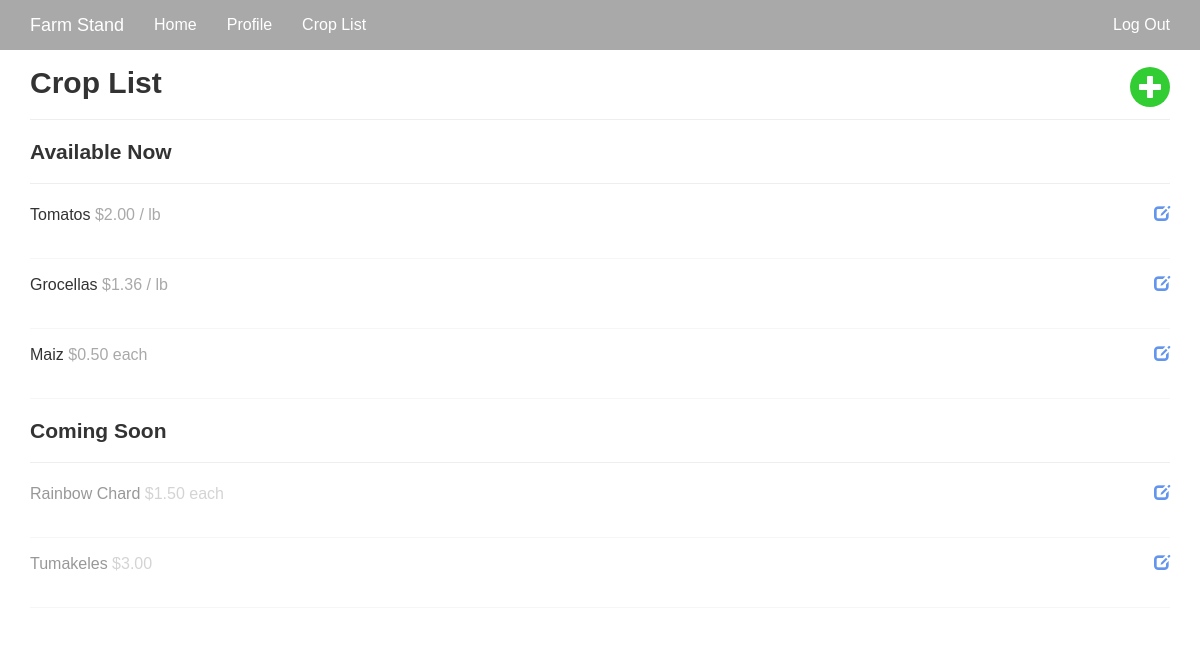
Page /crop-list/3 (signed in) on the earlier database version.
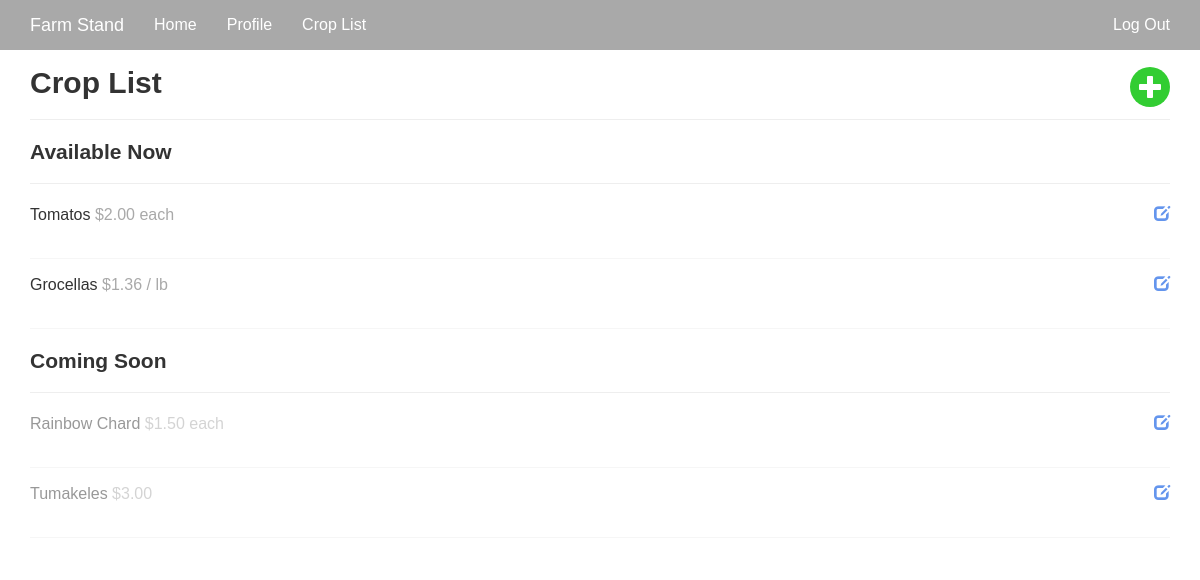
Same page on the later database version.
### app/models.py (models this page shows, shortened)
class Product(db.Model):
    __tablename__ = 'product'
    id = db.Column(db.Integer, primary_key=True)
    name = db.Column(db.String(64))
    available = db.Column(db.Boolean)
    price = db.Column(db.String(12))
    starts = db.Column(db.String(64))
    ends = db.Column(db.String(64))
    farmer_id = db.Column(db.Integer, db.ForeignKey('users.id'))

### app/main/views.py (the view)
@main.route('/crop-list/<int:id>', methods=['GET', 'POST'])
@login_required
def crop_list(id):
    products = Product.query.filter_by(farmer_id = id).all()
    return render_template('crop_list.html', products=products)

### app/auth/views.py (called while the page is built)
@auth.before_app_request
def before_request():
    if current_user.is_authenticated():
        current_user.ping()
        if current_user.is_authenticated() and not current_user.confirmed and request.endpoint[:5] != 'auth.':
            return redirect(url_for('auth.unconfirmed'))

### app/main/__init__.py (called while the page is built)
@main.app_context_processor
def inject_permissions():
    return dict(Permission=Permission)

### app/models.py (called while the page is built)
@login_manager.user_loader
def load_user(user_id):
    return User.query.get(int(user_id))

    def ping(self):
        self.last_seen = datetime.utcnow()
        db.session.add(self)

### app/templates/crop_list.html (shortened to what this page needs)
{% extends "base.html" %}
{% import "bootstrap/wtf.html" as wtf %}
{% block content %}
<div class="crop-list">
  <div class="container">
      {% if current_user %}
        <div class="header">
          <h2>Crop List <a href="{{ url_for('.add_product', id=current_user.id) }}"><span class="glyphicon glyphicon-plus pull-right" aria-hidden="true"></span></a></h2>
        </div><hr>
        <ul class="products">
          <div class="available-now">
            <h3>Available Now</h3><hr>
            {% for product in products %}
              {% if product.available == True %}
                <li>
                  <span class="title">{{product.name}}</span>
                  <span class="price">${{ product.price }}</span>
                  <a href="{{ url_for('.edit_product', id=product.id) }}" class="pull-right" style="color: cornflowerblue;"><span class="glyphicon glyphicon-edit" aria-hidden="true"></span></a>
                </li>
              {% endif%}
            {% endfor %}
          </div>
          <div class="coming-soon">
            <h3>Coming Soon</h3><hr>
            {% for product in products %}
              {% if product.available == False %}
                <li>
                  <span class="title">{{product.name}}</span>
                  <span class="price">${{ product.price }}</span>
                  <a href="{{ url_for('.edit_product', id=product.id) }}" class="pull-right" style="color: cornflowerblue;"><span class="glyphicon glyphicon-edit" aria-hidden="true"></span></a>
                </li>
              {% endif%}
            {% endfor %}
          </div>
        </ul>
      {% endif %}
  </div>
</div>
{% endblock %}

Differences in the rows shown:
removed Product: name "Maiz", price "0.50 each", shown under "Available Now"
changed Product "Tomatos": price "2.00 / lb" → "2.00 each"
